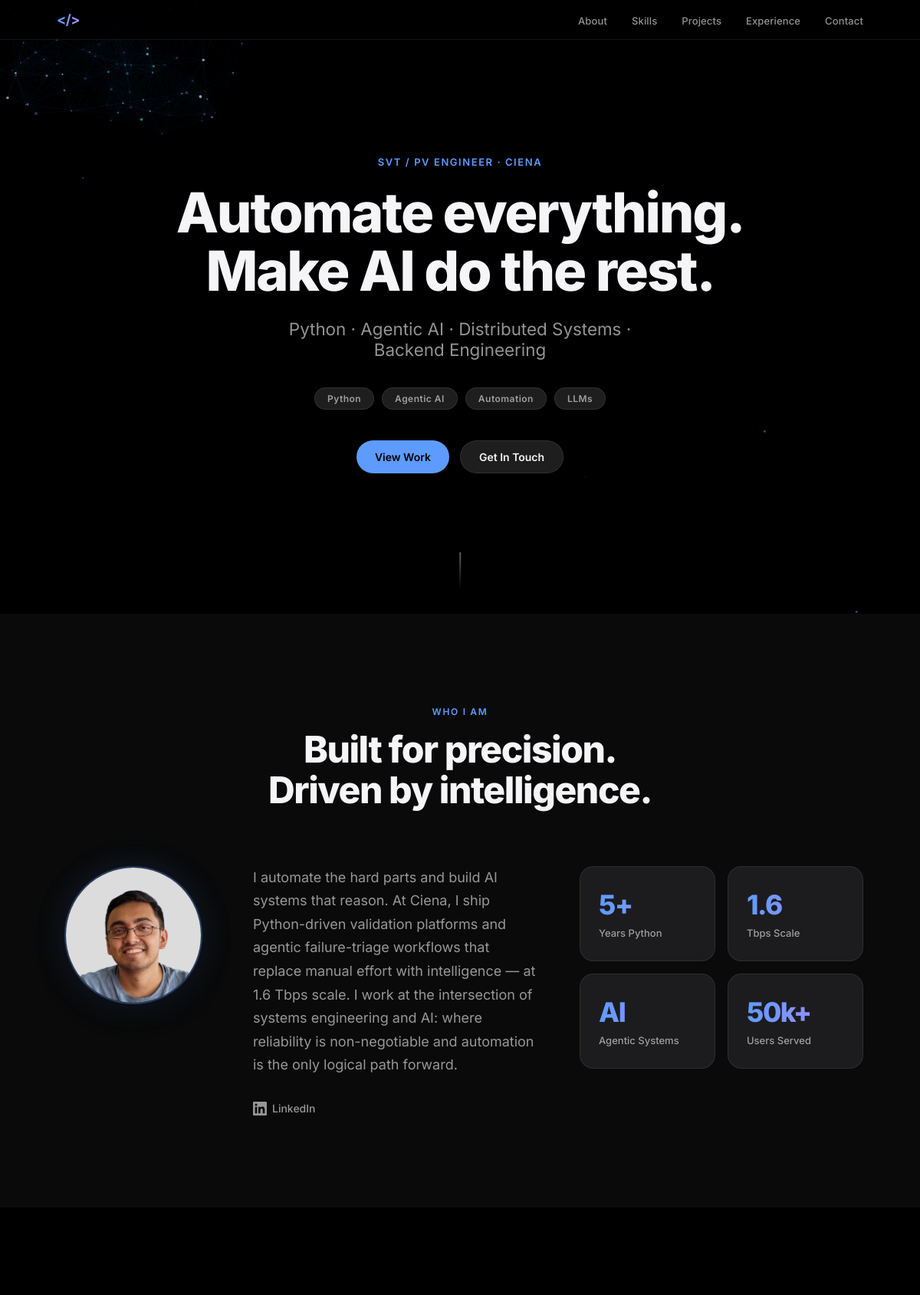
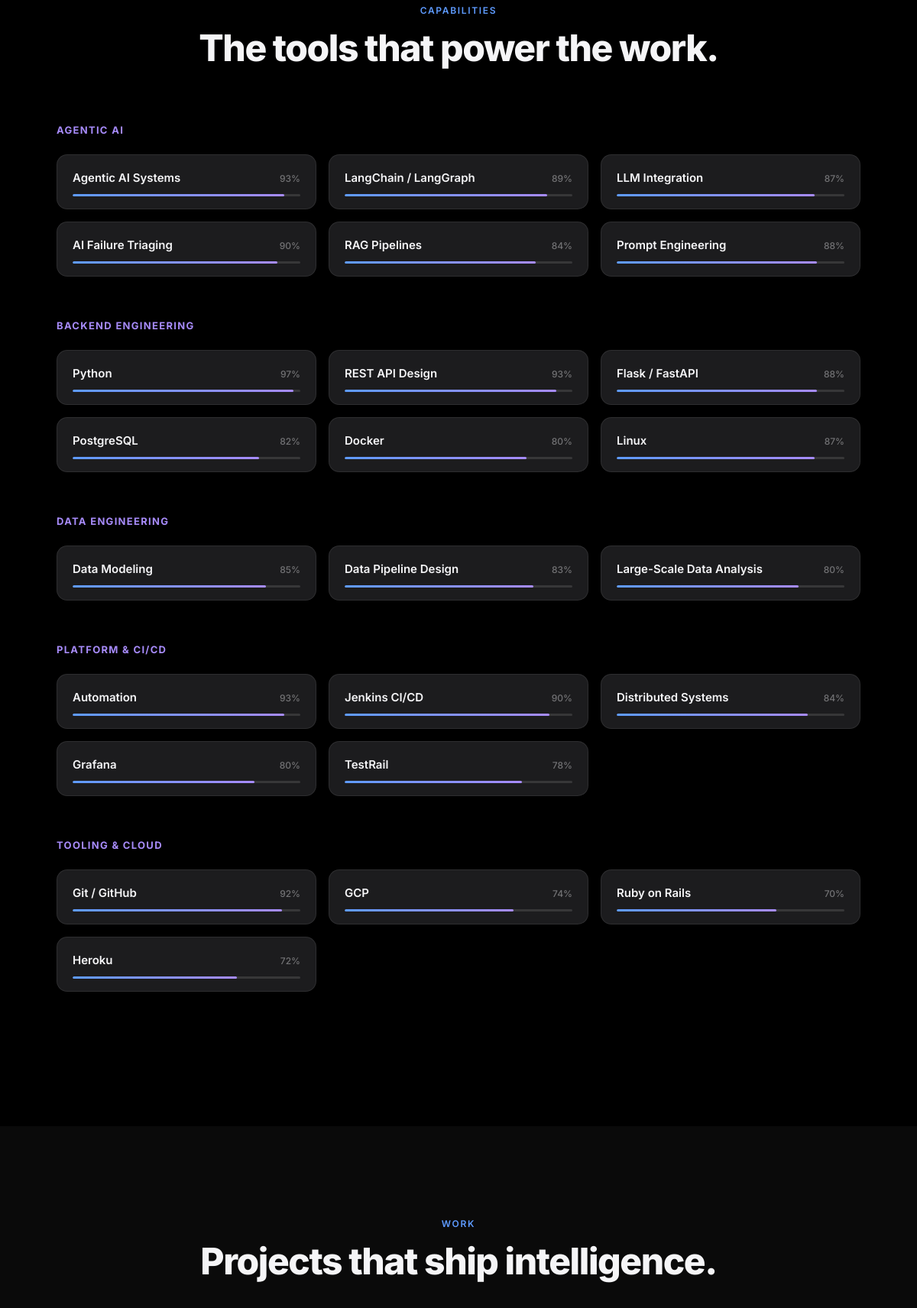
The page / (upper part) on the database its author committed (2 pictures, top to bottom).
### app/models/content.py (models this page shows, shortened)
class About(db.Model):
    __tablename__ = "about"
    id = db.Column(db.Integer, primary_key=True)
    hero_tagline = db.Column(db.String(120), nullable=False, default="Engineering Intelligence. Automating the Future.")
    hero_subtitle = db.Column(db.String(200), nullable=False, default="SVT/PV Engineer at Ciena")
    bio = db.Column(db.Text, nullable=False, default="")
    location = db.Column(db.String(100), default="")
    email = db.Column(db.String(120), default="")
    linkedin_url = db.Column(db.String(255), default="")
    github_url = db.Column(db.String(255), default="")
    resume_url = db.Column(db.String(255), default="")
    updated_at = db.Column(db.DateTime, default=datetime.utcnow, onupdate=datetime.utcnow)

class Skill(db.Model):
    __tablename__ = "skills"
    id = db.Column(db.Integer, primary_key=True)
    name = db.Column(db.String(100), nullable=False)
    category = db.Column(db.String(50), nullable=False)  # e.g. "language", "framework", "tool", "domain"
    proficiency = db.Column(db.Integer, default=90)  # 0-100
    icon = db.Column(db.String(50), default="code")  # icon name/class
    order = db.Column(db.Integer, default=0)
    is_featured = db.Column(db.Boolean, default=False)

### app/views/public.py (the view)
@public_bp.route("/")
def index():
    about = content_ctrl.get_about()
    skills_by_category = content_ctrl.get_skills_by_category()
    featured_skills = content_ctrl.get_featured_skills()
    projects = content_ctrl.get_all_projects()
    experience = content_ctrl.get_all_experience()
    return render_template(
        "index.html",
        about=about,
        skills_by_category=skills_by_category,
        featured_skills=featured_skills,
        projects=projects,
        experience=experience,
    )

### app/controllers/content.py (called while the page is built)
def get_about():
    about = About.query.first()
    if not about:
        about = About()
        db.session.add(about)
        db.session.commit()
    return about

def get_skills_by_category():
    skills = Skill.query.order_by(Skill.category, Skill.order).all()
    grouped = {}
    for skill in skills:
        grouped.setdefault(skill.category, []).append(skill)
    return grouped

def get_featured_skills():
    return Skill.query.filter_by(is_featured=True).order_by(Skill.order).all()

def get_all_projects():
    return Project.query.order_by(Project.order).all()

def get_all_experience():
    return Experience.query.order_by(Experience.order).all()

### app/models/content.py (called while the page is built)
    @property
    def tech_list(self):
        return [t.strip() for t in self.tech_stack.split(",") if t.strip()]

    @property
    def tech_list(self):
        return [t.strip() for t in self.technologies.split(",") if t.strip()]

### app/templates/index.html (shortened to what this page needs)
{% extends "base.html" %}
{% block body %}
<nav class="nav" id="main-nav">
  <div class="nav__inner">
    <a class="nav__logo" href="#hero">&#60;/&#62;</a>
    <ul class="nav__links">
      <li><a href="#about">About</a></li>
      <li><a href="#skills">Skills</a></li>
      <li><a href="#projects">Projects</a></li>
      <li><a href="#experience">Experience</a></li>
      <li><a href="#contact">Contact</a></li>
    </ul>
  </div>
</nav>
<section class="hero" id="hero">
  <canvas class="hero__canvas" id="hero-canvas"></canvas>
  <div class="hero__content">
    <p class="hero__eyebrow reveal">SVT / PV Engineer · Ciena</p>
    <h1 class="hero__title reveal">
      {{ about.hero_tagline }}
    </h1>
    <p class="hero__subtitle reveal">{{ about.hero_subtitle }}</p>
    <div class="hero__chips reveal">
      <span class="chip">Python</span>
      <span class="chip">Agentic AI</span>
      <span class="chip">Automation</span>
      <span class="chip">LLMs</span>
    </div>
    <div class="hero__ctas reveal">
      <a href="#projects" class="btn btn--primary">View Work</a>
      <a href="#contact" class="btn btn--ghost">Get In Touch</a>
    </div>
  </div>
</section>
<section class="section section--dark" id="about">
  <div class="container">
    <div class="section__header reveal">
      <p class="section__kicker">Who I Am</p>
      <h2 class="section__title">Built for precision.<br>Driven by intelligence.</h2>
    </div>
    <div class="about__grid">
      <div class="about__photo reveal">
        <div class="about__photo-wrap">
          <img src="{{ url_for('static', filename='images/shantanu.jpg') }}"
               alt="Shantanu Mallik"
               class="about__photo-img"
               onerror="this.parentElement.classList.add('about__photo-wrap--fallback')" />
        </div>
      </div>
      <div class="about__bio reveal">
        <p>{{ about.bio or "I automate the hard parts and build AI systems that reason. At Ciena, I ship Python-driven validation platforms and agentic failure-triage workflows that replace manual effort with intelligence — at 1.6 Tbps scale. I work at the intersection of systems engineering and AI: where reliability is non-negotiable and automation is the only logical path forward." }}</p>
        <div class="about__links">
          {% if about.linkedin_url %}
            <a href="{{ about.linkedin_url }}" target="_blank" rel="noopener" class="icon-link">
              LinkedIn
            </a>
          {% endif %}
        </div>
      </div>
      <div class="about__stats reveal">
        <div class="stat-card">
          <span class="stat-card__number">5+</span>
          <span class="stat-card__label">Years Python</span>
        </div>
        <div class="stat-card">
          <span class="stat-card__number">1.6</span>
          <span class="stat-card__label">Tbps Scale</span>
        </div>
        <div class="stat-card">
          <span class="stat-card__number">AI</span>
          <span class="stat-card__label">Agentic Systems</span>
        </div>
        <div class="stat-card">
          <span class="stat-card__number">50k+</span>
          <span class="stat-card__label">Users Served</span>
        </div>
      </div>
    </div>
  </div>
</section>
<section class="section section--black" id="skills">
  <div class="container">
    <div class="section__header reveal">
      <p class="section__kicker">Capabilities</p>
      <h2 class="section__title">The tools that power the work.</h2>
    </div>
    {% if skills_by_category %}
      {% for category, skill_list in skills_by_category.items() %}
      <div class="skill-group reveal">
        <h3 class="skill-group__title">{{ category | title }}</h3>
        <div class="skill-grid">
          {% for skill in skill_list %}
          <div class="skill-card" data-skill-id="{{ skill.id }}">
            <div class="skill-card__header">
              <span class="skill-card__name">{{ skill.name }}</span>
              <span class="skill-card__pct">{{ skill.proficiency }}%</span>
            </div>
            <div class="skill-bar">
              <div class="skill-bar__fill" data-width="{{ skill.proficiency }}"></div>
            </div>
          </div>
          {% endfor %}
        </div>
      </div>
      {% endfor %}
    {% endif %}
  </div>
</section>
<section class="section section--dark" id="projects">
  <div class="container">
    <div class="section__header reveal">
      <p class="section__kicker">Work</p>
      <h2 class="section__title">Projects that ship intelligence.</h2>
    </div>
  </div>
</section>
{% endblock %}

### rows shown on the page
About: hero_tagline "Automate everything. Make AI do the rest.", hero_subtitle "Python · Agentic AI · Distributed Systems · Backend Engineering", bio "I automate the hard parts and build AI systems that reason. At Ciena, I ship Python-driven validation platforms and agentic failure-triage workflows that replace manual effort with intelligence — at 1.6 Tbps scale. I work at the intersection of systems engineering and AI: where reliability is non-negotiable and automation is the only logical path forward."
Skill: category "AGENTIC AI", name "Agentic AI Systems", proficiency "93"
Skill: name "LangChain / LangGraph", proficiency "89"
Skill: name "LLM Integration", proficiency "87"
Skill: name "AI Failure Triaging", proficiency "90"
Skill: name "RAG Pipelines", proficiency "84"
Skill: name "Prompt Engineering", proficiency "88"
Skill: category "BACKEND ENGINEERING", name "Python", proficiency "97"
Skill: name "REST API Design", proficiency "93"
Skill: name "Flask / FastAPI", proficiency "88"
Skill: name "PostgreSQL", proficiency "82"
Skill: name "Docker", proficiency "80"
Skill: name "Linux", proficiency "87"
Skill: category "DATA ENGINEERING", name "Data Modeling", proficiency "85"
Skill: name "Data Pipeline Design", proficiency "83"
Skill: name "Large-Scale Data Analysis", proficiency "80"
Skill: category "PLATFORM & CI/CD", name "Automation", proficiency "93"
Skill: name "Jenkins CI/CD", proficiency "90"
Skill: name "Distributed Systems", proficiency "84"
Skill: name "Grafana", proficiency "80"
Skill: name "TestRail", proficiency "78"
Skill: category "TOOLING & CLOUD", name "Git / GitHub", proficiency "92"
Skill: name "GCP", proficiency "74"
Skill: name "Ruby on Rails", proficiency "70"
Skill: name "Heroku", proficiency "72"
